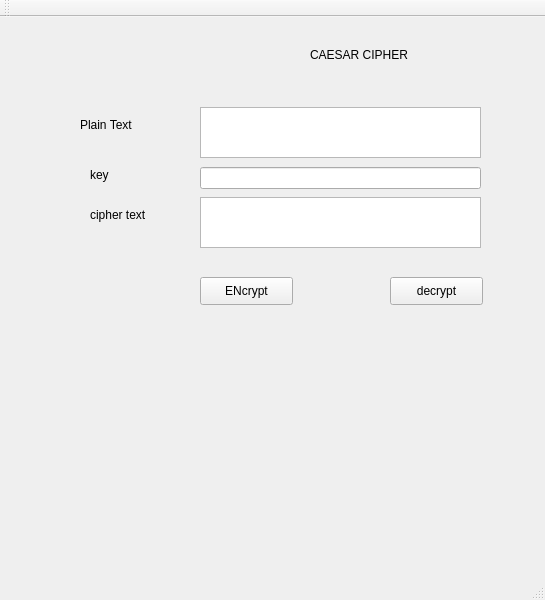
<?xml version="1.0" encoding="UTF-8"?>
<ui version="4.0">
 <class>MainWindow</class>
 <widget class="QMainWindow" name="MainWindow">
  <property name="geometry">
   <rect>
    <x>0</x>
    <y>0</y>
    <width>545</width>
    <height>600</height>
   </rect>
  </property>
  <property name="windowTitle">
   <string>MainWindow</string>
  </property>
  <widget class="QWidget" name="centralwidget">
   <widget class="QLabel" name="label">
    <property name="geometry">
     <rect>
      <x>310</x>
      <y>30</y>
      <width>101</width>
      <height>16</height>
     </rect>
    </property>
    <property name="text">
     <string>CAESAR CIPHER</string>
    </property>
   </widget>
   <widget class="QLabel" name="label_2">
    <property name="geometry">
     <rect>
      <x>80</x>
      <y>100</y>
      <width>55</width>
      <height>16</height>
     </rect>
    </property>
    <property name="text">
     <string>Plain Text</string>
    </property>
   </widget>
   <widget class="QLabel" name="label_3">
    <property name="geometry">
     <rect>
      <x>90</x>
      <y>150</y>
      <width>55</width>
      <height>16</height>
     </rect>
    </property>
    <property name="text">
     <string>key</string>
    </property>
   </widget>
   <widget class="QLabel" name="label_4">
    <property name="geometry">
     <rect>
      <x>90</x>
      <y>190</y>
      <width>71</width>
      <height>16</height>
     </rect>
    </property>
    <property name="text">
     <string>cipher text</string>
    </property>
   </widget>
   <widget class="QTextEdit" name="txt_plain_text">
    <property name="geometry">
     <rect>
      <x>200</x>
      <y>90</y>
      <width>281</width>
      <height>51</height>
     </rect>
    </property>
   </widget>
   <widget class="QLineEdit" name="txt_key">
    <property name="geometry">
     <rect>
      <x>200</x>
      <y>150</y>
      <width>281</width>
      <height>22</height>
     </rect>
    </property>
   </widget>
   <widget class="QTextEdit" name="txt_cipher_text">
    <property name="geometry">
     <rect>
      <x>200</x>
      <y>180</y>
      <width>281</width>
      <height>51</height>
     </rect>
    </property>
   </widget>
   <widget class="QPushButton" name="btn_encrypt">
    <property name="geometry">
     <rect>
      <x>200</x>
      <y>260</y>
      <width>93</width>
      <height>28</height>
     </rect>
    </property>
    <property name="text">
     <string>ENcrypt</string>
    </property>
   </widget>
   <widget class="QPushButton" name="btn_decrypt">
    <property name="geometry">
     <rect>
      <x>390</x>
      <y>260</y>
      <width>93</width>
      <height>28</height>
     </rect>
    </property>
    <property name="text">
     <string>decrypt</string>
    </property>
   </widget>
  </widget>
  <widget class="QMenuBar" name="menubar">
   <property name="geometry">
    <rect>
     <x>0</x>
     <y>0</y>
     <width>545</width>
     <height>26</height>
    </rect>
   </property>
  </widget>
  <widget class="QStatusBar" name="statusbar"/>
  <widget class="QToolBar" name="toolBar">
   <property name="windowTitle">
    <string>toolBar</string>
   </property>
   <attribute name="toolBarArea">
    <enum>TopToolBarArea</enum>
   </attribute>
   <attribute name="toolBarBreak">
    <bool>false</bool>
   </attribute>
  </widget>
 </widget>
 <resources/>
 <connections/>
</ui>
